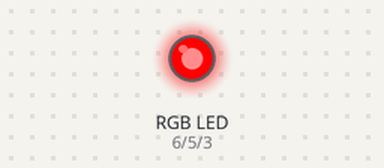
Simulated run of this program. Board: Arduino Uno, built with avr-gcc and run on an emulated ATmega328P. Shown: an RGB LED mixed from three pins (HIGH = lit).

Above: at 0.2 s.
At 1.2 s:
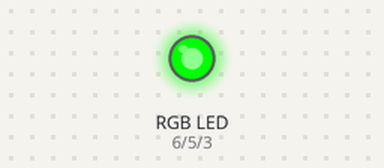
At 1.7 s:
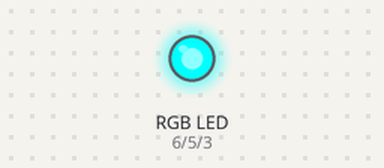
At 2.2 s:
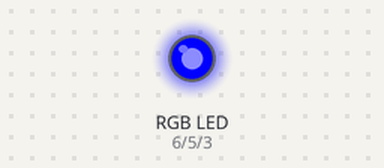
At 3.7 s:
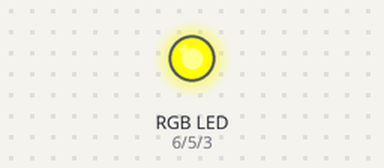
At 5.7 s:
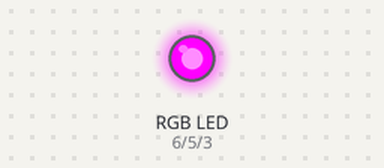
Timing chart, 0 to 6.9 s (numbered marks = the images above):
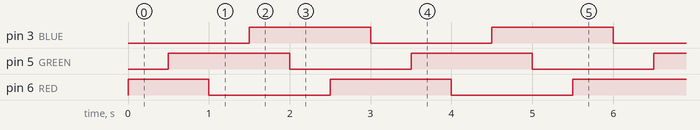

The program:

main.cpp
```cpp
/*
Components Used:
1 x Arduino Uno
1 x Serial USB Cable
1 x RGB LED
3 x 330 Ohm Resistor
1 x Short Red Jumper Cable
1 x Short Green Jumper Cable
1 x Short Blue Jumper Cable
1 x Short Black Jumper Cable
1 x Breadboard
*/

#include <Arduino.h>
#define RED 6
#define GREEN 5
#define BLUE 3
#define DELAY 500

void setup() {

  pinMode(RED, OUTPUT);
  pinMode(GREEN, OUTPUT);
  pinMode(BLUE, OUTPUT);

}

void loop() {

  //RED
  digitalWrite(RED, HIGH);
  delay(DELAY);
  digitalWrite(RED, LOW);

  //YELLOW
  digitalWrite(RED, HIGH);
  digitalWrite(GREEN, HIGH);
  delay(DELAY);
  digitalWrite(RED, LOW);
  digitalWrite(GREEN, LOW);

  //GREEN
  digitalWrite(GREEN, HIGH);
  delay(DELAY);
  digitalWrite(GREEN, LOW);

  //CYAN
  digitalWrite(GREEN, HIGH);
  digitalWrite(BLUE, HIGH);
  delay(DELAY);
  digitalWrite(GREEN, LOW);
  digitalWrite(BLUE, LOW);

  //BLUE
  digitalWrite(BLUE, HIGH);
  delay(DELAY);
  digitalWrite(BLUE, LOW);

  //MAGENTA
  digitalWrite(RED, HIGH);
  digitalWrite(BLUE, HIGH);
  delay(DELAY);
  digitalWrite(RED, LOW);
  digitalWrite(BLUE, LOW);

}
```

Measured:
- by itself, pin 3 (BLUE), pin 5 (GREEN): alternates HIGH for 1.5 s and LOW for 1.5 s
- by itself, pin 6 (RED): repeats every 3.0 s: LOW 1.5 s, HIGH 1.5 s
- by itself, everything shown: repeats every 3.0 s, in 7 steps
